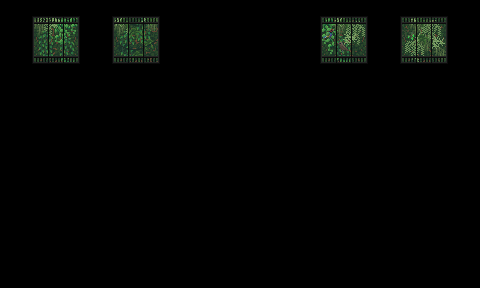

This game map was drawn from its Tiled (.tmx) file and the tilesets committed beside it. A one-line description and the trimmed map source follow:
An orthogonal 30x18 tile map with 16x16 px tiles, 1 tile layer (Buildings), 3 tilesets.

<map version="1.8" tiledversion="1.8.5" orientation="orthogonal" renderorder="right-down" width="30" height="18" tilewidth="16" tileheight="16" infinite="0" nextlayerid="7" nextobjectid="375">
 <properties>
  <property name="LocationContext" value="Island" />
  <property name="SeasonOverride" value="summer" />
  <property name="ViewportFollowPlayer" type="bool" value="true" />
 </properties>
 <tileset firstgid="1" name="indoor" tilewidth="16" tileheight="16" tilecount="2176" columns="32">
  <image source="townInterior.png" width="512" height="1088" />
 </tileset>
 <tileset firstgid="2177" name="windows_sunny" tilewidth="16" tileheight="16" tilecount="144" columns="12">
  <image source="windows_sunny.png" width="192" height="192" />
 </tileset>
 <tileset firstgid="2321" name="window_critters" tilewidth="16" tileheight="16" tilecount="162" columns="27">
  <image source="window_critters.png" width="432" height="96" />
  <tile id="90">
   <animation>
    <frame tileid="90" duration="400" />
    <frame tileid="93" duration="400" />
    <frame tileid="90" duration="400" />
    <frame tileid="93" duration="400" />
    <frame tileid="90" duration="400" />
    <frame tileid="90" duration="400" />
    <frame tileid="90" duration="400" />
    <frame tileid="90" duration="400" />
    <frame tileid="90" duration="400" />
    <frame tileid="90" duration="400" />
    <frame tileid="90" duration="400" />
    <frame tileid="90" duration="400" />
    <frame tileid="90" duration="400" />
   </animation>
  </tile>
  <tile id="117">
   <animation>
    <frame tileid="117" duration="400" />
    <frame tileid="120" duration="400" />
    <frame tileid="117" duration="400" />
    <frame tileid="120" duration="400" />
    <frame tileid="117" duration="400" />
    <frame tileid="117" duration="400" />
    <frame tileid="117" duration="400" />
    <frame tileid="117" duration="400" />
    <frame tileid="117" duration="400" />
    <frame tileid="117" duration="400" />
    <frame tileid="117" duration="400" />
    <frame tileid="117" duration="400" />
    <frame tileid="117" duration="400" />
   </animation>
  </tile>
  <tile id="118">
   <animation>
    <frame tileid="118" duration="400" />
    <frame tileid="124" duration="400" />
    <frame tileid="118" duration="400" />
    <frame tileid="124" duration="400" />
    <frame tileid="118" duration="400" />
    <frame tileid="124" duration="400" />
    <frame tileid="118" duration="400" />
    <frame tileid="118" duration="400" />
    <frame tileid="118" duration="400" />
    <frame tileid="118" duration="400" />
    <frame tileid="118" duration="400" />
    <frame tileid="118" duration="400" />
    <frame tileid="118" duration="400" />
    <frame tileid="118" duration="400" />
    <frame tileid="118" duration="400" />
    <frame tileid="118" duration="400" />
    <frame tileid="118" duration="400" />
    <frame tileid="124" duration="400" />
    <frame tileid="118" duration="400" />
    <frame tileid="118" duration="400" />
   </animation>
  </tile>
 </tileset>
 <layer id="3" name="Buildings" width="30" height="18">
  <data>[540 cells, 36 non-empty, 36 distinct tile ids]</data>
 </layer>
</map>
